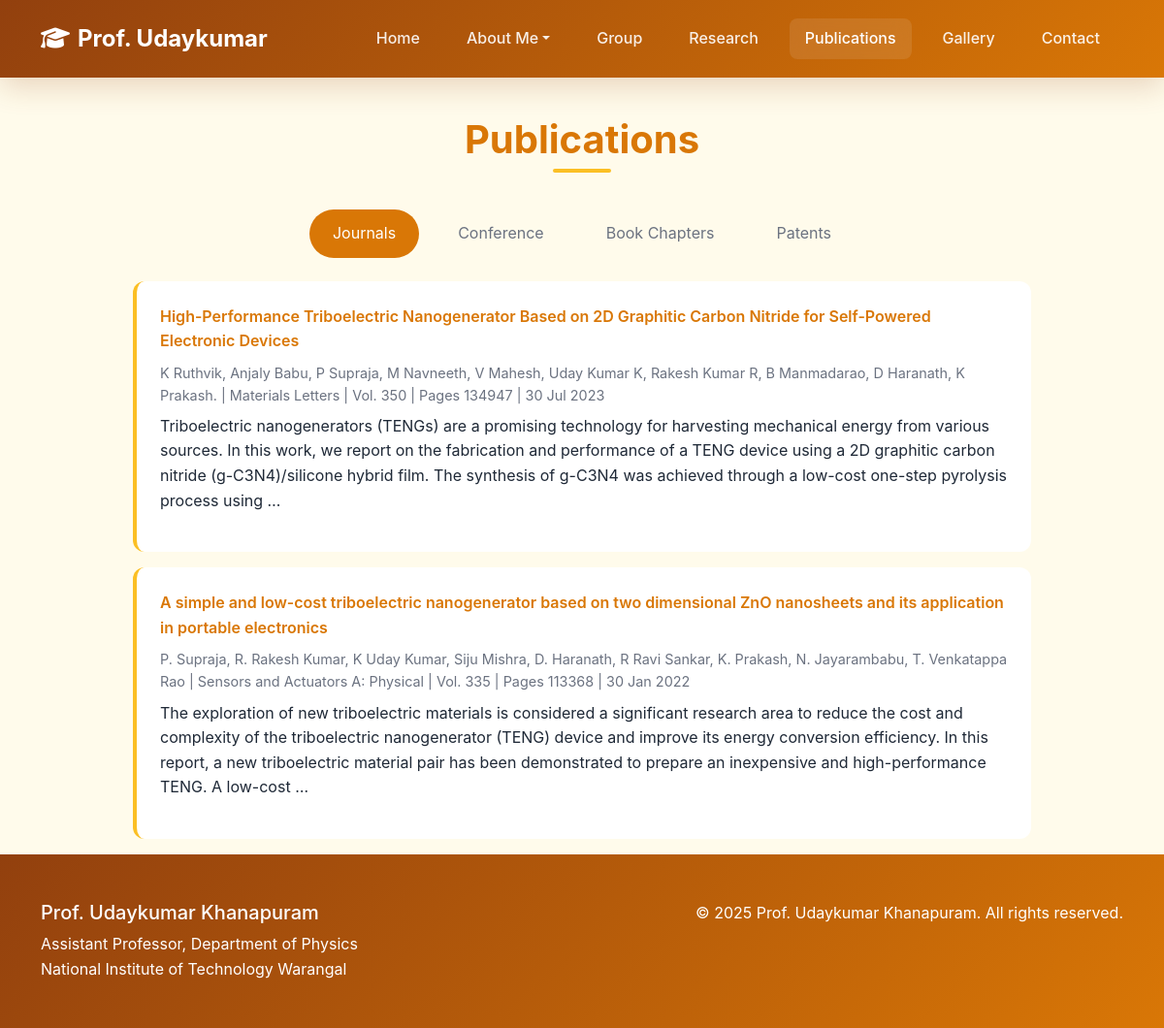
Screenshot of /publications/ with the database file from the repository.
### website/models.py (models this page shows, shortened)
class Publication(models.Model):
    CATEGORY_CHOICES = [
        ('journals', 'Journals'),
        ('conference', 'Conference'),
        ('book_chapters', 'Book Chapters'),
        ('patents', 'Patents'),
    ]
    title = models.CharField(max_length=500)
    authors = models.TextField()
    journal = models.CharField(max_length=200, blank=True)
    volume = models.CharField(max_length=50, blank=True)
    page_no = models.CharField(max_length=50, blank=True)
    publication_date = models.DateField(help_text="Publication date (Day/Month/Year)")
    description = models.TextField(blank=True)
    url = models.URLField(blank=True)
    publication_link = models.URLField(blank=True, help_text="Direct link to the publication")
    category = models.CharField(max_length=20, choices=CATEGORY_CHOICES, default='journals')
    created_at = models.DateTimeField(auto_now_add=True)
    class Meta:
        ordering = ['-publication_date', '-created_at']

### website/views.py (the view)
# urls.py: path('publications/', views.publications, name='publications'),
def publications(request):
    category = request.GET.get('category', 'journals')
    publications = Publication.objects.filter(category=category)
    categories = Publication.CATEGORY_CHOICES
    context = {
        'publications': publications,
        'categories': categories,
        'current_category': category
    }
    return render(request, 'publications.html', context)

### templates/publications.html (shortened to what this page needs)
{% extends 'base.html' %}
{% load static %}
{% block content %}
<div style="padding-top: 120px;">
    <div class="container">
        <h2 class="section-title">Publications</h2>
        <div class="row mb-4">
            <div class="col-12">
                <ul class="nav nav-pills justify-content-center" id="publicationTabs">
                    {% for category_key, category_name in categories %}
                    <li class="nav-item">
                        <a class="nav-link {% if current_category == category_key %}active{% endif %}"
                           href="?category={{ category_key }}">{{ category_name }}</a>
                    </li>
                    {% endfor %}
                </ul>
            </div>
        </div>
        <div class="row">
            <div class="col-lg-10 mx-auto">
                {% for publication in publications %}
                <div class="publication-item">
                    <div class="publication-title">
                        {% if publication.publication_link %}
                            <a href="{{ publication.publication_link }}" target="_blank" class="publication-link">
                                {{ publication.title }}
                            </a>
                        {% else %}
                            {{ publication.title }}
                        {% endif %}
                    </div>
                    <div class="publication-meta">
                        {{ publication.authors }} | {{ publication.journal }}
                        {% if publication.volume %} | Vol. {{ publication.volume }}{% endif %}
                        {% if publication.page_no %} | Pages {{ publication.page_no }}{% endif %}
                        | {{ publication.publication_date|date:"d M Y" }}
                    </div>
                    {% if publication.description %}
                        <p class="mt-2">{{ publication.description|truncatewords:50 }}</p>
                    {% endif %}
                </div>
                {% endfor %}
            </div>
        </div>
    </div>
</div>
{% endblock %}

### static/css/style.css (style rules this page uses)
:root { --primary-color: #d97706; --secondary-color: #f59e0b; --accent-color: #fbbf24; --dark-primary: #92400e; --text-dark: #1f2937; --text-light: #6b7280; --bg-light: #fffbeb; --gradient: linear-gradient(135deg, #d97706 0%, #f59e0b 100%); }
* { margin: 0; padding: 0; box-sizing: border-box; }
html, body { height: 100%; }
body { font-family: 'Inter', -apple-system, BlinkMacSystemFont, sans-serif; line-height: 1.6; color: var(--text-dark); background: var(--bg-light); }
.section-title { font-size: 2.5rem; font-weight: 700; color: var(--primary-color); margin-bottom: 3rem; text-align: center; position: relative; }
.section-title::after { content: ''; position: absolute; bottom: -10px; left: 50%; transform: translateX(-50%); width: 60px; height: 4px; background: var(--accent-color); border-radius: 2px; }
.publication-item { background: white; border-radius: 12px; padding: 1.5rem; margin-bottom: 1rem; border-left: 4px solid var(--accent-color); transition: all 0.3s ease; }
.publication-title { font-weight: 600; color: var(--primary-color); margin-bottom: 0.5rem; }
.publication-meta { color: var(--text-light); font-size: 0.9rem; }
.nav-pills .nav-link.active { background-color: var(--primary-color); }

### templates/publications.html (style rules this page uses)
.publication-link { color: var(--primary-color); text-decoration: none; transition: color 0.3s ease; }
.nav-pills .nav-link { color: var(--text-light); margin: 0 0.5rem; padding: 0.75rem 1.5rem; border-radius: 25px; transition: all 0.3s ease; }
.nav-pills .nav-link.active { background-color: var(--primary-color); color: white; }

### rows the page displays
Publication: title "High-Performance Triboelectric Nanogenerator Based on 2D Graphitic Carbon Nitride for Self-Powered Electronic Devices", authors "K Ruthvik, Anjaly Babu, P Supraja, M Navneeth, V Mahesh, Uday Kumar K, Rakesh Kumar R, B Manmadarao, D Haranath, K Prakash.", journal "Materials Letters", volume "350", page_no "134947", publication_date "30 Jul 2023", description "Triboelectric nanogenerators (TENGs) are a promising technology for harvesting mechanical energy from various sources. In this work, we report on the fabrication and performance of a TENG device using a 2D graphitic carbon nitride (g-C3N4)/silicone hybrid film. The synthesis of g-C3N4 was achieved through a low-cost one-step pyrolysis process using …"
Publication: title "A simple and low-cost triboelectric nanogenerator based on two dimensional ZnO nanosheets and its application in portable electronics", authors "P. Supraja, R. Rakesh Kumar, K Uday Kumar, Siju Mishra, D. Haranath, R Ravi Sankar, K. Prakash, N. Jayarambabu, T. Venkatappa Rao", journal "Sensors and Actuators A: Physical", volume "335", page_no "113368", publication_date "30 Jan 2022", description "The exploration of new triboelectric materials is considered a significant research area to reduce the cost and complexity of the triboelectric nanogenerator (TENG) device and improve its energy conversion efficiency. In this report, a new triboelectric material pair has been demonstrated to prepare an inexpensive and high-performance TENG. A low-cost …"

### other values shown
{{ category_name }} "Journals" "Conference" "Book Chapters" "Patents"
